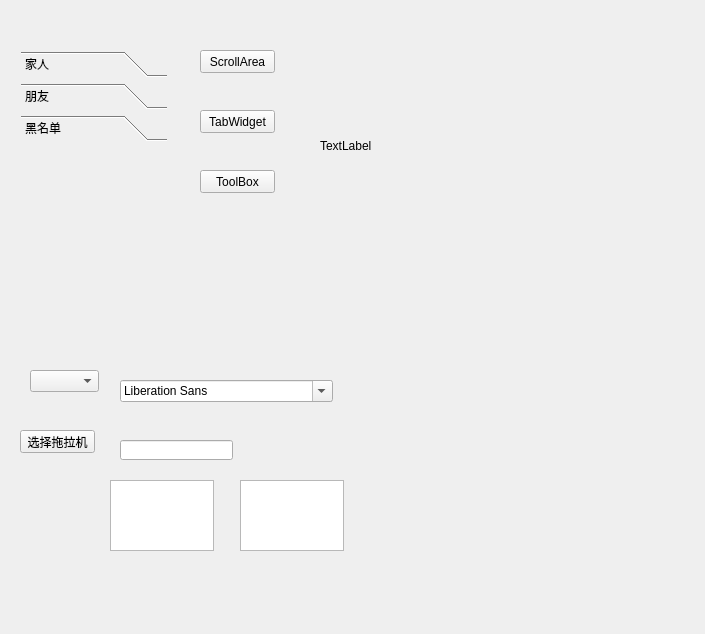
<?xml version="1.0" encoding="UTF-8"?>
<ui version="4.0">
 <class>Widget</class>
 <widget class="QWidget" name="Widget">
  <property name="geometry">
   <rect>
    <x>0</x>
    <y>0</y>
    <width>705</width>
    <height>634</height>
   </rect>
  </property>
  <property name="windowTitle">
   <string>Widget</string>
  </property>
  <widget class="QStackedWidget" name="stackedWidget">
   <property name="geometry">
    <rect>
     <x>10</x>
     <y>40</y>
     <width>168</width>
     <height>306</height>
    </rect>
   </property>
   <property name="currentIndex">
    <number>2</number>
   </property>
   <widget class="QWidget" name="page_4">
    <layout class="QVBoxLayout" name="verticalLayout_2">
     <item>
      <widget class="QScrollArea" name="scrollArea">
       <property name="widgetResizable">
        <bool>true</bool>
       </property>
       <widget class="QWidget" name="scrollAreaWidgetContents">
        <property name="geometry">
         <rect>
          <x>0</x>
          <y>0</y>
          <width>174</width>
          <height>360</height>
         </rect>
        </property>
        <layout class="QVBoxLayout" name="verticalLayout">
         <item>
          <widget class="QPushButton" name="pushButton_12">
           <property name="text">
            <string>PushButton</string>
           </property>
          </widget>
         </item>
         <item>
          <widget class="QPushButton" name="pushButton">
           <property name="text">
            <string>PushButton</string>
           </property>
          </widget>
         </item>
         <item>
          <widget class="QPushButton" name="pushButton_3">
           <property name="text">
            <string>PushButton</string>
           </property>
          </widget>
         </item>
         <item>
          <widget class="QPushButton" name="pushButton_10">
           <property name="text">
            <string>PushButton</string>
           </property>
          </widget>
         </item>
         <item>
          <widget class="QPushButton" name="pushButton_9">
           <property name="text">
            <string>PushButton</string>
           </property>
          </widget>
         </item>
         <item>
          <widget class="QPushButton" name="pushButton_8">
           <property name="text">
            <string>PushButton</string>
           </property>
          </widget>
         </item>
         <item>
          <widget class="QPushButton" name="pushButton_7">
           <property name="text">
            <string>PushButton</string>
           </property>
          </widget>
         </item>
         <item>
          <widget class="QPushButton" name="pushButton_6">
           <property name="text">
            <string>PushButton</string>
           </property>
          </widget>
         </item>
         <item>
          <widget class="QPushButton" name="pushButton_5">
           <property name="text">
            <string>PushButton</string>
           </property>
          </widget>
         </item>
         <item>
          <widget class="QPushButton" name="pushButton_4">
           <property name="text">
            <string>PushButton</string>
           </property>
          </widget>
         </item>
         <item>
          <widget class="QPushButton" name="pushButton_11">
           <property name="text">
            <string>PushButton</string>
           </property>
          </widget>
         </item>
         <item>
          <widget class="QPushButton" name="pushButton_2">
           <property name="text">
            <string>PushButton</string>
           </property>
          </widget>
         </item>
        </layout>
       </widget>
      </widget>
     </item>
    </layout>
   </widget>
   <widget class="QWidget" name="page_6">
    <layout class="QVBoxLayout" name="verticalLayout_3">
     <item>
      <widget class="QTabWidget" name="tabWidget">
       <property name="currentIndex">
        <number>2</number>
       </property>
       <widget class="QWidget" name="tab">
        <attribute name="title">
         <string>百度</string>
        </attribute>
       </widget>
       <widget class="QWidget" name="tab_2">
        <attribute name="title">
         <string>谷歌</string>
        </attribute>
       </widget>
       <widget class="QWidget" name="tab_3">
        <attribute name="title">
         <string>传智</string>
        </attribute>
       </widget>
      </widget>
     </item>
    </layout>
   </widget>
   <widget class="QWidget" name="page_5">
    <layout class="QVBoxLayout" name="verticalLayout_4">
     <item>
      <widget class="QToolBox" name="toolBox">
       <property name="currentIndex">
        <number>2</number>
       </property>
       <widget class="QWidget" name="page">
        <property name="geometry">
         <rect>
          <x>0</x>
          <y>0</y>
          <width>150</width>
          <height>210</height>
         </rect>
        </property>
        <attribute name="label">
         <string>家人</string>
        </attribute>
       </widget>
       <widget class="QWidget" name="page_2">
        <property name="geometry">
         <rect>
          <x>0</x>
          <y>0</y>
          <width>150</width>
          <height>210</height>
         </rect>
        </property>
        <attribute name="label">
         <string>朋友</string>
        </attribute>
       </widget>
       <widget class="QWidget" name="page_3">
        <attribute name="label">
         <string>黑名单</string>
        </attribute>
       </widget>
      </widget>
     </item>
    </layout>
   </widget>
  </widget>
  <widget class="QPushButton" name="btnScroll">
   <property name="geometry">
    <rect>
     <x>200</x>
     <y>50</y>
     <width>75</width>
     <height>23</height>
    </rect>
   </property>
   <property name="text">
    <string>ScrollArea</string>
   </property>
  </widget>
  <widget class="QPushButton" name="btnTab">
   <property name="geometry">
    <rect>
     <x>200</x>
     <y>110</y>
     <width>75</width>
     <height>23</height>
    </rect>
   </property>
   <property name="text">
    <string>TabWidget</string>
   </property>
  </widget>
  <widget class="QPushButton" name="btnToolBox">
   <property name="geometry">
    <rect>
     <x>200</x>
     <y>170</y>
     <width>75</width>
     <height>23</height>
    </rect>
   </property>
   <property name="text">
    <string>ToolBox</string>
   </property>
  </widget>
  <widget class="QComboBox" name="comboBox">
   <property name="geometry">
    <rect>
     <x>30</x>
     <y>370</y>
     <width>69</width>
     <height>22</height>
    </rect>
   </property>
  </widget>
  <widget class="QPushButton" name="btnChoose">
   <property name="geometry">
    <rect>
     <x>20</x>
     <y>430</y>
     <width>75</width>
     <height>23</height>
    </rect>
   </property>
   <property name="text">
    <string>选择拖拉机</string>
   </property>
  </widget>
  <widget class="QFontComboBox" name="fontComboBox">
   <property name="geometry">
    <rect>
     <x>120</x>
     <y>380</y>
     <width>213</width>
     <height>22</height>
    </rect>
   </property>
  </widget>
  <widget class="QLineEdit" name="lineEdit">
   <property name="geometry">
    <rect>
     <x>120</x>
     <y>440</y>
     <width>113</width>
     <height>20</height>
    </rect>
   </property>
   <property name="echoMode">
    <enum>QLineEdit::PasswordEchoOnEdit</enum>
   </property>
  </widget>
  <widget class="QTextEdit" name="textEdit">
   <property name="geometry">
    <rect>
     <x>110</x>
     <y>480</y>
     <width>104</width>
     <height>71</height>
    </rect>
   </property>
  </widget>
  <widget class="QPlainTextEdit" name="plainTextEdit">
   <property name="geometry">
    <rect>
     <x>240</x>
     <y>480</y>
     <width>104</width>
     <height>71</height>
    </rect>
   </property>
  </widget>
  <widget class="QLabel" name="img">
   <property name="geometry">
    <rect>
     <x>320</x>
     <y>10</y>
     <width>341</width>
     <height>271</height>
    </rect>
   </property>
   <property name="text">
    <string>TextLabel</string>
   </property>
  </widget>
  <widget class="QLabel" name="movie">
   <property name="geometry">
    <rect>
     <x>380</x>
     <y>310</y>
     <width>261</width>
     <height>181</height>
    </rect>
   </property>
   <property name="text">
    <string/>
   </property>
  </widget>
 </widget>
 <layoutdefault spacing="6" margin="11"/>
 <resources/>
 <connections/>
</ui>
